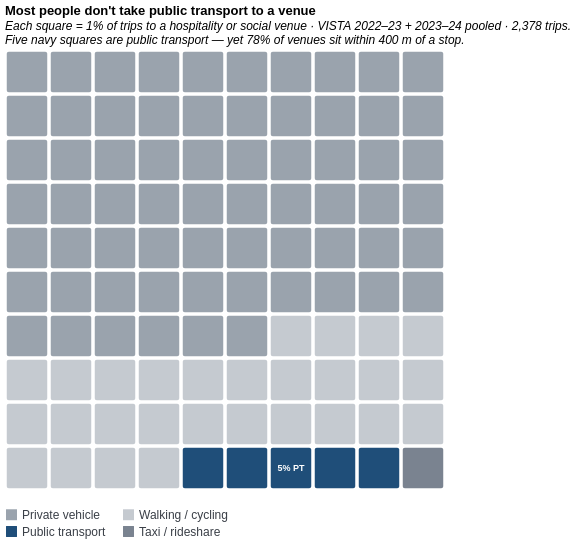

This figure's Vega-Lite source:
### Vega-Lite specification from a JSON file in a GitHub repository (floating-point values rounded to 4 significant figures)
{"$schema": "https://vega.github.io/schema/vega-lite/v5.json", "description": "Chart 21 — Waffle unit chart: 100 squares each = 1 percentage point of trips to a hospitality or social venue by main mode. VISTA 2022-23 + 2023-24 pooled, 2,378 surveyed trips. Each square is generated inline via a sequence transform — no CSV required. Five navy squares (indices 94–98) are public transport (5.3% rounded to 5), sitting in the bottom-right of the grid against a sea of grey (66 car squares) and light-grey (28 walking squares). The visual makes the 5-vs-66 asymmetry visceral rather than merely numerical. The proximity paradox hook ('yet 78% of venues sit within 400 m of a stop') is embedded in subtitle line 2. Data: VISTA, DTP Victoria, CC BY 4.0; derived by scripts/derive_hospitality_modes.py.", "title": {"text": "Most people don't take public transport to a venue", "subtitle": ["Each square = 1% of trips to a hospitality or social venue · VISTA 2022–23 + 2023–24 pooled · 2,378 trips.", "Five navy squares are public transport — yet 78% of venues sit within 400 m of a stop."], "anchor": "start", "subtitleFontStyle": "italic"}, "width": {"step": 44}, "height": {"step": 44}, "data": {"sequence": {"start": 0, "stop": 100, "as": "index"}}, "transform": [{"calculate": "datum.index % 10", "as": "col"}, {"calculate": "floor(datum.index / 10)", "as": "row"}, {"calculate": "datum.index < 66 ? 'Private vehicle' : datum.index < 94 ? 'Walking / cycling' : datum.index < 99 ? 'Public transport' : 'Taxi / rideshare'", "as": "mode_group"}, {"calculate": "datum.mode_group == 'Private vehicle' ? '65.7%' : datum.mode_group == 'Walking / cycling' ? '27.5%' : datum.mode_group == 'Public transport' ? '5.3%' : '1.2%'", "as": "share_label"}], "layer": [{"mark": {"type": "rect", "cornerRadius": 2}, "encoding": {"x": {"field": "col", "type": "ordinal", "title": null, "axis": null, "scale": {"paddingInner": 0.08, "paddingOuter": 0.04}}, "y": {"field": "row", "type": "ordinal", "title": null, "axis": null, "scale": {"paddingInner": 0.08, "paddingOuter": 0.04}}, "color": {"field": "mode_group", "type": "nominal", "title": null, "scale": {"domain": ["Private vehicle", "Walking / cycling", "Public transport", "Taxi / rideshare"], "range": ["#9aa3ad", "#c5cad0", "#1f4e79", "#7a8390"]}, "legend": {"orient": "bottom", "columns": 2, "labelFontSize": 12, "labelColor": "#3a3f47", "symbolSize": 120, "columnPadding": 16, "rowPadding": 4}}, "tooltip": [{"field": "mode_group", "title": "Mode"}, {"field": "share_label", "title": "Share of trips"}]}}, {"description": "Direct label on the five navy PT squares — makes the 5% figure readable without consulting the legend.", "transform": [{"filter": "datum.index == 96"}], "mark": {"type": "text", "align": "center", "baseline": "middle", "fontSize": 9, "fontWeight": "bold", "color": "white", "text": "5% PT"}, "encoding": {"x": {"field": "col", "type": "ordinal", "scale": {"paddingInner": 0.08, "paddingOuter": 0.04}}, "y": {"field": "row", "type": "ordinal", "scale": {"paddingInner": 0.08, "paddingOuter": 0.04}}}}], "config": {"view": {"stroke": null}, "axis": {"labelColor": "#3a3f47", "titleColor": "#3a3f47"}}}
